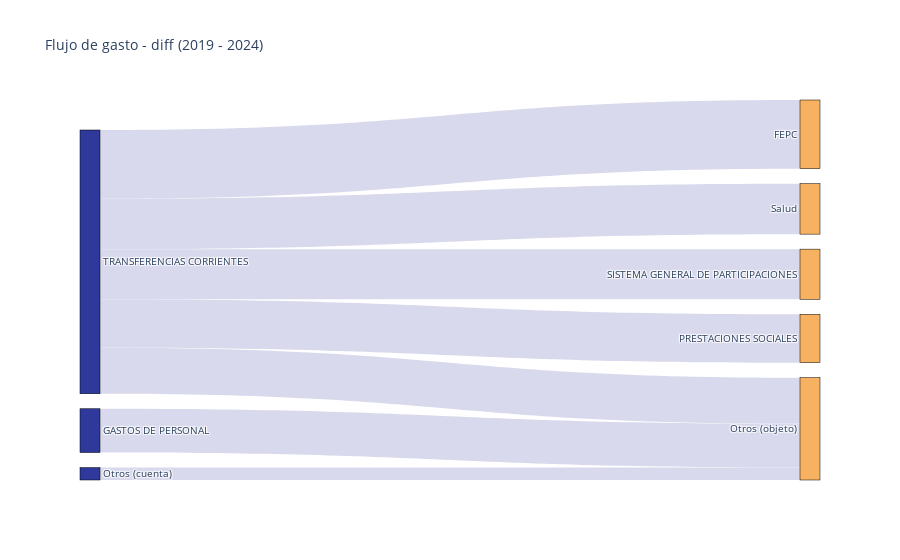

Notebook cell for this chart:
### Code cell
data = pd.read_csv('data192425_hom.csv')

def rename_ord(row):
    entidad = row['Entidad']
    cuenta = row['Cuenta']
    subcuenta = row['Subcuenta']
    objeto = row['Objeto']
    ordinal = row['Ordinal']
    l_objetos = ['PRESTACIONES SOCIALES RELACIONADAS CON EL EMPLEO', 
                 'PRESTACIONES SOCIALES ASUMIDAS POR EL GOBIERNO',
                 'PRESTACIONES DE ASISTENCIA SOCIAL']
    l_ordinal = ['ASEGURAMIENTO, RECLAMACIONES Y SERVICIOS INTEGRALES EN SALUD, (LEY 100 DE 1993 y DECRETO 780 DE 2016)',
                 'APOYO A PROGRAMAS DE DESARROLLO DE LA SALUD LEY 100 DE 1993']
    if entidad == 'Ministerio de hacienda y crédito público' and ordinal == 'OTRAS TRANSFERENCIAS - DISTRIBUCIÓN PREVIO CONCEPTO DGPPN':
        return 'FEPC'
    elif objeto in l_objetos:
        return "PRESTACIONES SOCIALES"
    elif objeto == 'SISTEMA GENERAL DE PARTICIPACIONES':
        return 'SISTEMA GENERAL DE PARTICIPACIONES'
    elif ordinal in l_ordinal:
        return 'Salud'
    else:
        return 'Otros (objeto)'

def rename_cuenta(row):
    cuenta = row['Cuenta']

    if cuenta == 'TRANSFERENCIAS CORRIENTES':
        return 'TRANSFERENCIAS CORRIENTES'
    elif cuenta == 'GASTOS DE PERSONAL':
        return 'GASTOS DE PERSONAL'
    else:
        return 'Otros (cuenta)' 
data['Cuenta_alt'] = data.apply(rename_cuenta, axis=1)
data['Ord_alt'] = data.apply(rename_ord, axis=1)

piv = (data#.query("Objeto == 'SISTEMA GENERAL DE PARTICIPACIONES'").
 .pivot_table(index=['Cuenta_alt', 'Ord_alt'],
                  columns='Año',
                  values='TOTAL_const',
                  aggfunc='sum')
                  .assign(diff_19_24=lambda x: x[2024] - x[2019],
                          diff_19_25=lambda x: x[2025] - x[2019],
                          diff_24_25=lambda x: x[2025] - x[2024])
                    .sort_values(by='diff_19_24', ascending=False).reset_index())

piv = piv[['Cuenta_alt', 'Ord_alt', 'diff_19_24']]
piv.to_excel('datos_william.xlsx', index=False)
cop = piv.copy()

labels = piv['Cuenta_alt'].unique().tolist() + piv['Ord_alt'].unique().tolist()
dic_labels = dict(enumerate(labels))
rev_labels = {}

for key, value in dic_labels.items():
    rev_labels[value] = key


piv['source'] = piv['Cuenta_alt'].map(rev_labels)
piv['target'] = piv['Ord_alt'].map(rev_labels)
piv['values'] = (piv['diff_19_24'] / 1_000_000_000).round(2)

piv = piv.drop(columns=['Cuenta_alt', 'Ord_alt', 'diff_19_24'])

fig = go.Figure(data=[go.Sankey(
    node = dict(
      pad = 15,
      thickness = 20,
      line = dict(color = "black", width = 0.5),
      label = list(rev_labels.keys()),
      color = ["#2F399B"] * 3 +  ["#F7B261"] * 7
    ),
    link = dict(
      source = piv['source'], # indices correspond to labels, eg A1, A2, A1, B1, ...
      target = piv['target'],
      value = piv['values'],
      color = "#D9D9ED"
  ))])

fig.update_layout(title_text="Flujo de gasto - diff (2019 - 2024)", font_size=10)
fig.show()

### Figure 1 — Plotly figure (JSON) as saved in the notebook; plotly's stock layout.template omitted (floating-point values rounded to 4 significant figures)
{"data": [{"link": {"color": "#D9D9ED", "source": [0, 0, 0, 0, 0, 1, 2], "target": [3, 4, 5, 6, 7, 7, 7], "value": [19930.0, 14620.0, 14540.0, 14030.0, 13360.0, 12700.0, 3609.0]}, "node": {"color": ["#2F399B", "#2F399B", "#2F399B", "#F7B261", "#F7B261", "#F7B261", "#F7B261", "#F7B261", "#F7B261", "#F7B261"], "label": ["TRANSFERENCIAS CORRIENTES", "GASTOS DE PERSONAL", "Otros (cuenta)", "FEPC", "Salud", "SISTEMA GENERAL DE PARTICIPACIONES", "PRESTACIONES SOCIALES", "Otros (objeto)"], "line": {"color": "black", "width": 0.5}, "pad": 15, "thickness": 20}, "type": "sankey"}], "layout": {"font": {"size": 10}, "title": {"text": "Flujo de gasto - diff (2019 - 2024)"}}}
